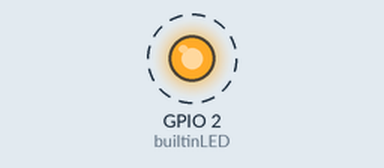
Simulated run of this program. Board: ESP32 board running MicroPython. On the bench: output pins drawn as LEDs (lit = HIGH). Dashed ring = blinking.

Above: at 0.2 s.
Timing chart, 0 to 3.0 s (numbered marks = the images above):
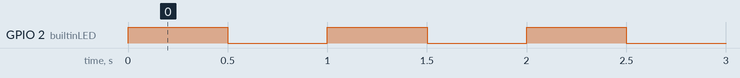

The program:

02-BinkLED.py
```python
from machine import Pin
import time
builtinLED=Pin(2, Pin.OUT)

try:
    while 1:
        builtinLED.value(1)
        time.sleep(0.5)
        builtinLED.value(0)
        time.sleep(0.5)
except Exception as e:
    print(e)
```

Measured:
- by itself, GPIO 2 (builtinLED): alternates HIGH for 0.50 s and LOW for 0.50 s
